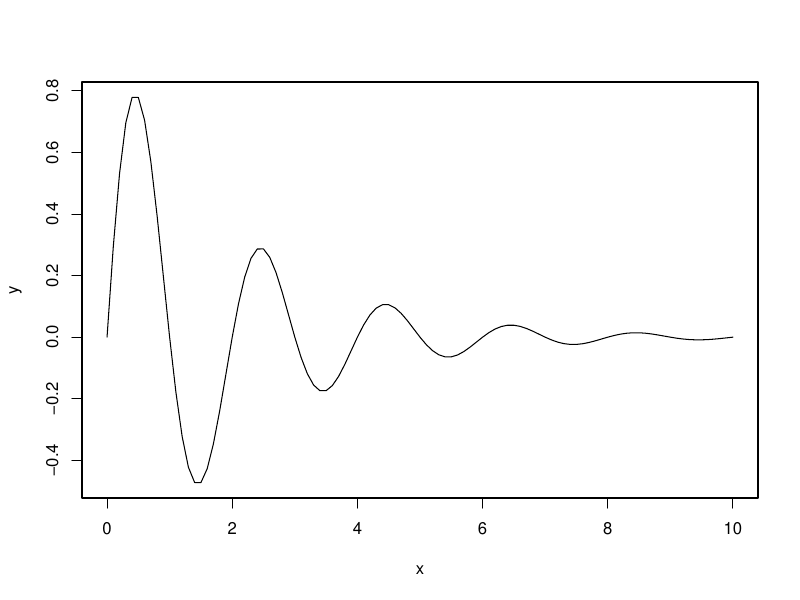

Generate this figure with R:
pdf("figure1.pdf", width=8, height=6)
x <- seq(0, 10, 0.1)
y <- sin(2 * pi * x / 2) * exp(-x / 2)
plot(x, y, type='l')
